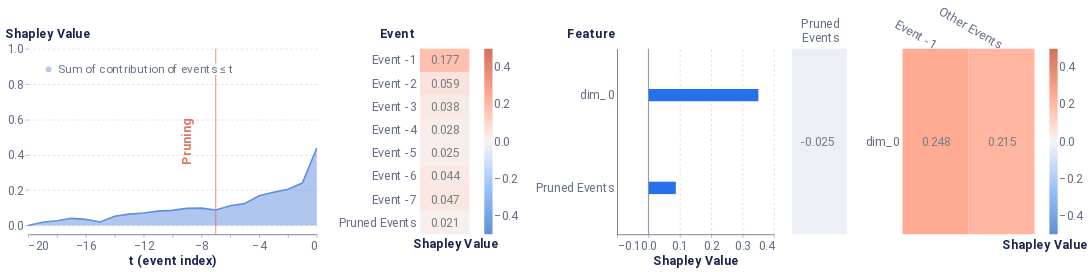

Notebook source saved alongside this figure:
### Code cell
min_event = array.argmin()
local_event_explaination(min_event)

### Figure 1 — Vega-Lite specification as saved in the notebook (floating-point values rounded to 4 significant figures)
{"config": {"axis": {"domain": true, "domainColor": "#666F89", "grid": false, "gridCap": "round", "gridColor": "#B3B7C4", "gridDash": [2, 4], "gridWidth": 0.5, "labelColor": "#666F89", "labelFont": "Roboto, Arial, sans-serif", "labelPadding": 2, "tickColor": "#666F89", "tickOpacity": 0.5, "tickSize": 4, "titleColor": "#19274E", "titleFont": "Roboto, Arial, sans-serif", "titleFontSize": 12}, "axisBand": {"domain": true, "labelPadding": 4, "ticks": false}, "axisY": {"domain": false, "titleAlign": "left", "titleAngle": 0, "titleX": -20, "titleY": -10}, "legend": {"labelColor": "#666F89", "labelFont": "Roboto, Arial, sans-serif", "labelFontSize": 12, "symbolSize": 40, "titleColor": "#19274E", "titleFont": "Roboto, Arial, sans-serif", "titleFontSize": 12, "titlePadding": 4}, "arc": {"stroke": "#FFFFFF", "strokeWidth": 1}, "bar": {"fill": "#2770EB", "stroke": null}, "line": {"stroke": "#2770EB", "strokeWidth": 2}, "path": {"stroke": "#2770EB", "strokeWidth": 0.5}, "point": {"fill": "#2770EB", "shape": "circle", "filled": true}, "rect": {"fill": "#2770EB"}, "rule": {"stroke": "#666F89"}, "shape": {"stroke": "#2770EB"}, "text": {"color": "#19274E", "font": "Roboto, Arial, sans-serif", "fontSize": 12}, "range": {"category": ["#2770EB", "#77B98A", "#DA5252", "#FFC400", "#A87AEA", "#00A39E", "#19274E"], "diverging": ["#006360", "#2BB3AE", "#96D9D7", "#FFFFFF", "#EDAAAA", "#DA5252", "#811D1D"], "heatmap": ["#18448F", "#1B4EA5", "#2770EB", "#4C88EE", "#82ACF3", "#A6C4F7", "#E9F1FD"], "ramp": ["#18448F", "#1B4EA5", "#2770EB", "#4C88EE", "#82ACF3", "#A6C4F7", "#E9F1FD"]}, "background": "#FFFFFF", "group": {"fill": "#FFFFFF"}, "header": {"labelColor": "#19274E", "labelFont": "Roboto, Arial, sans-serif", "labelFontSize": 12, "titleColor": "#19274E", "titleFont": "Roboto, Arial, sans-serif", "titleFontSize": 16}, "title": {"anchor": "start", "color": "#19274E", "font": "Roboto, Arial, sans-serif", "fontSize": 20, "fontWeight": "bold", "offset": 20, "subtitleColor": "#19274E", "subtitleFontSize": 16}, "view": {"continuousHeight": 300, "continuousWidth": 400, "stroke": "transparent"}}, "hconcat": [{"layer": [{"mark": {"type": "area", "opacity": 0.5}, "encoding": {"color": {"field": "Coalition", "legend": {"fillColor": "white", "labelFontSize": 14, "labelLimit": 0, "orient": "top-left", "symbolSize": 50, "symbolStrokeWidth": 0, "title": null}, "scale": {"domain": ["Sum of contribution of events ≤ t"], "range": ["#618FE0"]}, "type": "nominal"}, "x": {"axis": {"labelFontSize": 15, "title": "t (event index)", "titleFontSize": 15}, "field": "t (event index)", "type": "quantitative"}, "y": {"axis": {"grid": true, "labelFontSize": 15, "titleFontSize": 15, "titleX": -28}, "field": "Shapley Value", "scale": {"domain": [-0.05, 1]}, "type": "quantitative"}}}, {"mark": "line", "encoding": {"color": {"field": "Coalition", "legend": {"fillColor": "white", "labelFontSize": 14, "labelLimit": 0, "orient": "top-left", "symbolSize": 50, "symbolStrokeWidth": 0, "title": null}, "scale": {"domain": ["Sum of contribution of events ≤ t"], "range": ["#618FE0"]}, "type": "nominal"}, "x": {"axis": {"labelFontSize": 15, "title": "t (event index)", "titleFontSize": 15}, "field": "t (event index)", "type": "quantitative"}, "y": {"axis": {"grid": true, "labelFontSize": 15, "titleFontSize": 15, "titleX": -28}, "field": "Shapley Value", "scale": {"domain": [-0.05, 1]}, "type": "quantitative"}}}, {"data": {"name": "data-b378b3372f0b5441a4f7d4ef842c2485"}, "mark": {"type": "rule", "color": "#E17560"}, "encoding": {"x": {"field": "x", "type": "quantitative"}}}, {"data": {"name": "data-2f855c804fb398933ecfff42f094158e"}, "mark": {"type": "text", "angle": 270, "color": "#E17560", "fontSize": 15, "fontWeight": "bold", "text": "Pruning"}, "encoding": {"x": {"field": "x", "type": "quantitative"}}}], "data": {"name": "data-4e28f7430146754c007a326b78e4bd7c"}, "height": 225, "width": 350}, {"layer": [{"mark": "rect", "encoding": {"color": {"field": "rounded", "legend": {"gradientLength": 225, "gradientThickness": 10, "labelFontSize": 15, "orient": "right"}, "scale": {"domain": [-0.5, 0.5], "range": ["#5f8fd6", "#99c3fb", "#f5f5f5", "#ffaa92", "#d16f5b"]}, "title": null, "type": "quantitative"}, "x": {"axis": {"title": "Shapley Value", "titleFontSize": 15}, "field": "column", "type": "ordinal"}, "y": {"axis": {"domain": false, "labelFontSize": 15, "title": "Event", "titleFontSize": 15, "titleX": -49}, "field": "Feature", "sort": ["Event -1", "Event -2", "Event -3", "Event -4", "Event -5", "Event -6", "Event -7", "Pruned Events"], "type": "ordinal"}}}, {"mark": {"type": "text", "align": "right", "baseline": "middle", "color": "#798184", "dx": 18, "fontSize": 15}, "encoding": {"text": {"field": "rounded_str", "type": "nominal"}, "x": {"axis": {"domain": false, "labels": false, "title": "Shapley Value", "titleX": 43}, "field": "column", "type": "ordinal"}, "y": {"axis": {"domain": false, "labelFontSize": 15, "title": "Event", "titleFontSize": 15, "titleX": -49}, "field": "Feature", "sort": ["Event -1", "Event -2", "Event -3", "Event -4", "Event -5", "Event -6", "Event -7", "Pruned Events"], "type": "ordinal"}}}], "data": {"name": "data-6aed24364a6ff7ef98cdaa63e4c81abc"}, "height": 225, "width": 60}, {"layer": [{"data": {"name": "data-576068bac56cc1fb70ec8572b2566c2f"}, "mark": {"type": "bar", "size": 15, "thickness": 1}, "encoding": {"x": {"axis": {"grid": true, "labelFontSize": 15, "title": "Shapley Value", "titleFontSize": 15}, "field": "Shapley Value", "scale": {"domain": [-0.1, 0.4]}, "type": "quantitative"}, "y": {"axis": {"labelFontSize": 15, "title": "Feature", "titleFontSize": 15, "titleX": -61}, "field": "Feature", "sort": {"field": "sort_col", "order": "descending"}, "type": "nominal"}}}, {"data": {"name": "data-9c00aa9dc2b1c1a0b4bf9b34ead12925"}, "mark": {"type": "rule", "color": "#798184"}, "encoding": {"x": {"field": "x", "type": "quantitative"}}}], "height": 225, "width": 190}, {"hconcat": [{"layer": [{"mark": "rect", "encoding": {"color": {"field": "rounded", "legend": null, "scale": {"domain": [-0.5, 0.5], "range": ["#5f8fd6", "#99c3fb", "#f5f5f5", "#ffaa92", "#d16f5b"]}, "title": null, "type": "quantitative"}, "x": {"axis": {"titleFontSize": 15}, "field": "Event", "type": "nominal"}, "y": {"axis": {"domain": false, "labels": false, "title": null}, "field": "Feature", "type": "nominal"}}}, {"mark": {"type": "text", "align": "right", "baseline": "middle", "color": "#798184", "dx": 18, "fontSize": 15}, "encoding": {"text": {"field": "rounded_str", "type": "nominal"}, "x": {"axis": {"domain": false, "labelAngle": 0, "labelFontSize": 15, "labelOffset": 24, "labelPadding": 30, "orient": "top", "title": null}, "field": "Event", "type": "nominal"}, "y": {"axis": {"domain": false, "labels": false, "title": null}, "field": "Feature", "type": "nominal"}}}], "data": {"name": "data-4f0ffee3ec80dbb3402142ea5f34d4a9"}, "height": 225, "width": 66.67}, {"layer": [{"mark": "rect", "encoding": {"color": {"field": "rounded", "legend": {"gradientLength": 225, "gradientThickness": 10, "labelFontSize": 15, "orient": "right"}, "scale": {"domain": [-0.5, 0.5], "range": ["#5f8fd6", "#99c3fb", "#f5f5f5", "#ffaa92", "#d16f5b"]}, "title": null, "type": "quantitative"}, "x": {"axis": {"titleFontSize": 15}, "field": "Event", "sort": ["Event -1"], "type": "nominal"}, "y": {"axis": {"domain": false, "labelFontSize": 15, "title": null}, "field": "Feature", "sort": ["dim_0"], "type": "nominal"}}}, {"mark": {"type": "text", "align": "right", "baseline": "middle", "color": "#798184", "dx": 18, "fontSize": 15}, "encoding": {"text": {"field": "rounded_str", "type": "nominal"}, "x": {"axis": {"domain": false, "labelAngle": 30, "labelFontSize": 15, "orient": "top", "title": "Shapley Value", "titleX": 172, "titleY": 245}, "field": "Event", "sort": ["Event -1"], "type": "nominal"}, "y": {"axis": {"domain": false, "labelFontSize": 15, "title": null}, "field": "Feature", "sort": ["dim_0"], "type": "nominal"}}}], "data": {"name": "data-b434bcb2ca7820f176d44a9d2cfb85b6"}, "height": 225, "width": 160}], "resolve": {"scale": {"color": "independent"}}}], "resolve": {"scale": {"color": "independent"}}, "$schema": "https://vega.github.io/schema/vega-lite/v4.17.0.json", "datasets": {"data-4e28f7430146754c007a326b78e4bd7c": [{"Coalition": "Sum of contribution of events > t", "t (event index)": 0, "Shapley Value": -7.078e-08}, {"Coalition": "Sum of contribution of events ≤ t", "t (event index)": 0, "Shapley Value": 0.4379}, {"Coalition": "Sum of contribution of events > t", "t (event index)": -1, "Shapley Value": 0.198}, {"Coalition": "Sum of contribution of events ≤ t", "t (event index)": -1, "Shapley Value": 0.24}, {"Coalition": "Sum of contribution of events > t", "t (event index)": -2, "Shapley Value": 0.2331}, {"Coalition": "Sum of contribution of events ≤ t", "t (event index)": -2, "Shapley Value": 0.2048}, {"Coalition": "Sum of contribution of events > t", "t (event index)": -3, "Shapley Value": 0.2505}, {"Coalition": "Sum of contribution of events ≤ t", "t (event index)": -3, "Shapley Value": 0.1875}, {"Coalition": "Sum of contribution of events > t", "t (event index)": -4, "Shapley Value": 0.2699}, {"Coalition": "Sum of contribution of events ≤ t", "t (event index)": -4, "Shapley Value": 0.168}, {"Coalition": "Sum of contribution of events > t", "t (event index)": -5, "Shapley Value": 0.3148}, {"Coalition": "Sum of contribution of events ≤ t", "t (event index)": -5, "Shapley Value": 0.1232}, {"Coalition": "Sum of contribution of events > t", "t (event index)": -6, "Shapley Value": 0.3263}, {"Coalition": "Sum of contribution of events ≤ t", "t (event index)": -6, "Shapley Value": 0.1116}, {"Coalition": "Sum of contribution of events > t", "t (event index)": -7, "Shapley Value": 0.3506}, {"Coalition": "Sum of contribution of events ≤ t", "t (event index)": -7, "Shapley Value": 0.08728}, {"Coalition": "Sum of contribution of events > t", "t (event index)": -8, "Shapley Value": 0.34}, {"Coalition": "Sum of contribution of events ≤ t", "t (event index)": -8, "Shapley Value": 0.09792}, {"Coalition": "Sum of contribution of events > t", "t (event index)": -9, "Shapley Value": 0.3409}, {"Coalition": "Sum of contribution of events ≤ t", "t (event index)": -9, "Shapley Value": 0.09702}, {"Coalition": "Sum of contribution of events > t", "t (event index)": -10, "Shapley Value": 0.3524}, {"Coalition": "Sum of contribution of events ≤ t", "t (event index)": -10, "Shapley Value": 0.08548}, {"Coalition": "Sum of contribution of events > t", "t (event index)": -11, "Shapley Value": 0.3566}, {"Coalition": "Sum of contribution of events ≤ t", "t (event index)": -11, "Shapley Value": 0.08132}, {"Coalition": "Sum of contribution of events > t", "t (event index)": -12, "Shapley Value": 0.3672}, {"Coalition": "Sum of contribution of events ≤ t", "t (event index)": -12, "Shapley Value": 0.07071}, {"Coalition": "Sum of contribution of events > t", "t (event index)": -13, "Shapley Value": 0.3736}, {"Coalition": "Sum of contribution of events ≤ t", "t (event index)": -13, "Shapley Value": 0.0643}, {"Coalition": "Sum of contribution of events > t", "t (event index)": -14, "Shapley Value": 0.3855}, {"Coalition": "Sum of contribution of events ≤ t", "t (event index)": -14, "Shapley Value": 0.05242}, {"Coalition": "Sum of contribution of events > t", "t (event index)": -15, "Shapley Value": 0.4183}, {"Coalition": "Sum of contribution of events ≤ t", "t (event index)": -15, "Shapley Value": 0.01961}, {"Coalition": "Sum of contribution of events > t", "t (event index)": -16, "Shapley Value": 0.4036}, {"Coalition": "Sum of contribution of events ≤ t", "t (event index)": -16, "Shapley Value": 0.03432}, {"Coalition": "Sum of contribution of events > t", "t (event index)": -17, "Shapley Value": 0.3975}, {"Coalition": "Sum of contribution of events ≤ t", "t (event index)": -17, "Shapley Value": 0.04045}, {"Coalition": "Sum of contribution of events > t", "t (event index)": -18, "Shapley Value": 0.4112}, {"Coalition": "Sum of contribution of events ≤ t", "t (event index)": -18, "Shapley Value": 0.02674}, {"Coalition": "Sum of contribution of events > t", "t (event index)": -19, "Shapley Value": 0.4196}, {"Coalition": "Sum of contribution of events ≤ t", "t (event index)": -19, "Shapley Value": 0.01834}, {"Coalition": "Sum of contribution of events > t", "t (event index)": -20, "Shapley Value": 0.4379}, {"Coalition": "Sum of contribution of events ≤ t", "t (event index)": -20, "Shapley Value": -7.078e-08}], "data-b378b3372f0b5441a4f7d4ef842c2485": [{"x": -7}], "data-2f855c804fb398933ecfff42f094158e": [{"x": -9}], "data-6aed24364a6ff7ef98cdaa63e4c81abc": [{"Shapley Value": 0.1774, "Feature": "Event -1", "row": 1, "column": 1, "rounded": 0.177, "rounded_str": "0.177"}, {"Shapley Value": 0.05885, "Feature": "Event -2", "row": 2, "column": 1, "rounded": 0.059, "rounded_str": "0.059"}, {"Shapley Value": 0.03772, "Feature": "Event -3", "row": 3, "column": 1, "rounded": 0.038, "rounded_str": "0.038"}, {"Shapley Value": 0.02757, "Feature": "Event -4", "row": 4, "column": 1, "rounded": 0.028, "rounded_str": "0.028"}, {"Shapley Value": 0.02468, "Feature": "Event -5", "row": 5, "column": 1, "rounded": 0.025, "rounded_str": "0.025"}, {"Shapley Value": 0.04383, "Feature": "Event -6", "row": 6, "column": 1, "rounded": 0.044, "rounded_str": "0.044"}, {"Shapley Value": 0.04656, "Feature": "Event -7", "row": 7, "column": 1, "rounded": 0.047, "rounded_str": "0.047"}, {"Shapley Value": 0.02132, "Feature": "Pruned Events", "row": 8, "column": 1, "rounded": 0.021, "rounded_str": "0.021"}], "data-576068bac56cc1fb70ec8572b2566c2f": [{"Random seed": 42, "NSamples": 32000, "Feature": "dim_0", "Shapley Value": 0.3506, "sort_col": 0.3506}, {"Random seed": 42, "NSamples": 32000, "Feature": "Pruned Events", "Shapley Value": 0.08728, "sort_col": 0.08728}], "data-9c00aa9dc2b1c1a0b4bf9b34ead12925": [{"x": 0}], "data-4f0ffee3ec80dbb3402142ea5f34d4a9": [{"Event": ["Pruned", "Events"], "Feature": "Other features", "rounded": -0.025, "rounded_str": "-0.025"}], "data-b434bcb2ca7820f176d44a9d2cfb85b6": [{"Event": "Event -1", "Feature": "dim_0", "Shapley Value": 0.2483, "rounded": 0.248, "rounded_str": "0.248"}, {"Event": "Other Events", "Feature": "dim_0", "Shapley Value": 0.2148, "rounded": 0.215, "rounded_str": "0.215"}]}}
